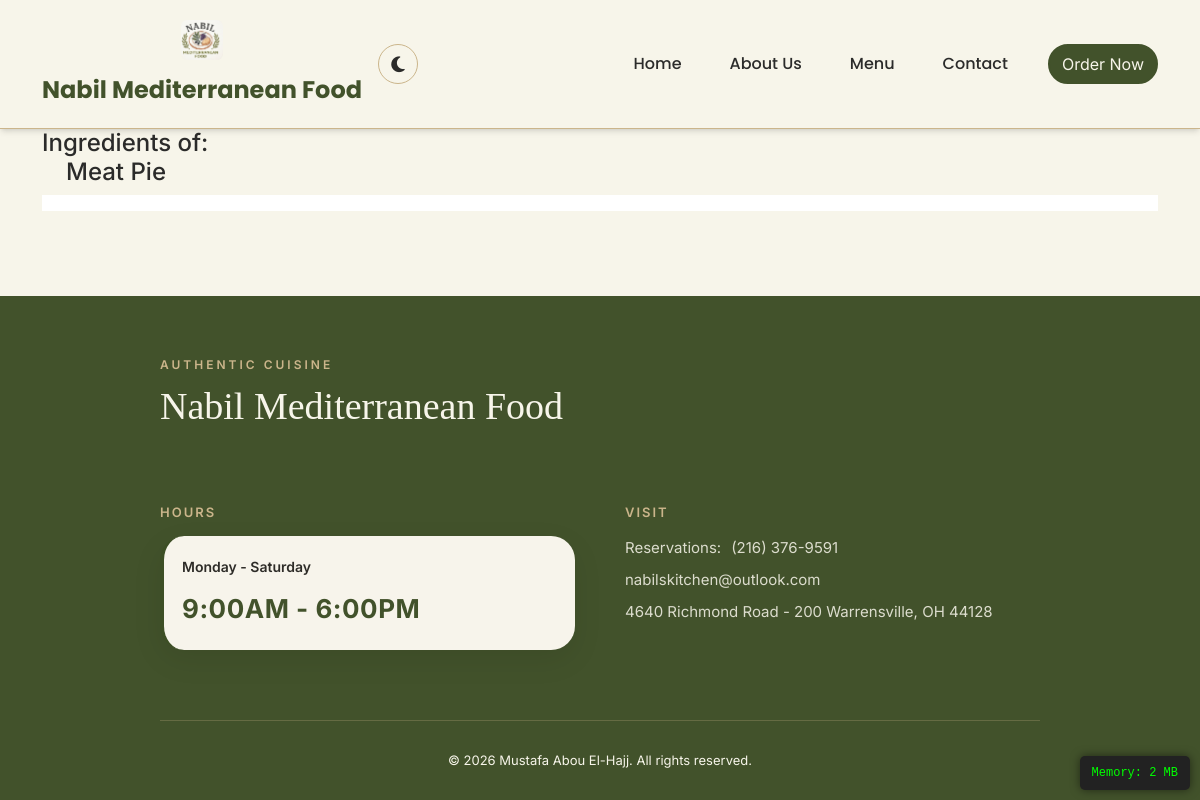
Page /ingredients.php?item=1 on the committed database.
### tables this page shows
CREATE TABLE `settings` (
  `id` int(11) NOT NULL,
  `restaurant_name` varchar(255) NOT NULL,
  `restaurant_logo` varchar(255) DEFAULT NULL,
  `restaurant_email` varchar(255) DEFAULT NULL,
  `restaurant_phone` varchar(50) DEFAULT NULL,
  `restaurant_address` text DEFAULT NULL,
  `restaurant_maps` text DEFAULT NULL,
  `restaurant_description` text DEFAULT NULL,
  `opening_hours` varchar(255) DEFAULT NULL,
  `opening_title` varchar(255) DEFAULT 'Open Daily',
  `home_bg` varchar(255) DEFAULT 'assets/images/admin/bgs/home-bg.jpg',
  `menu_bg` varchar(255) DEFAULT 'assets/images/admin/bgs/menu-bg.jpg',
  `contact_bg` varchar(255) DEFAULT NULL,
  `whatsapp_number` varchar(50) DEFAULT NULL,
  `instagram_url` varchar(255) DEFAULT NULL,
  `facebook_url` varchar(255) DEFAULT NULL,
  `chat_id` bigint(255) NOT NULL,
  `bot_token` text NOT NULL,
  `country_code` varchar(10) NOT NULL,
  `order_method` varchar(50) DEFAULT 'whatsapp',
  `show_cart` tinyint(1) NOT NULL DEFAULT 1,
  `banner1_t1` varchar(255) DEFAULT 'THANK YOU FOR SUPPORTING LOCAL',
  `banner1_t2` varchar(255) DEFAULT 'Made with fresh ingredients & lots of love',
  `banner1_t3` varchar(255) DEFAULT 'AUTHENTIC MEDITERRANEAN FLAVOR',
  `banner2_t1` varchar(255) DEFAULT 'FRESH INGREDIENTS',
  `banner2_t2` varchar(255) DEFAULT 'MADE DAILY',
  `banner2_t3` varchar(255) DEFAULT 'AUTHENTIC RECIPES',
  `banner2_t4` varchar(255) DEFAULT 'MADE WITH LOVE',
  `about_title` varchar(255) DEFAULT 'Flavors Crafted With Heritage & Love',
  `about_subtitle` varchar(255) DEFAULT 'Our Legacy',
  `about_desc1` text DEFAULT NULL,
  `about_desc2` text DEFAULT NULL,
  `about_image` varchar(255) DEFAULT 'assets/images/admin/bgs/about_story.png',
  `about_chef_image` varchar(255) DEFAULT 'assets/images/admin/bgs/about_chef.png',
  `about_chef_title` varchar(255) DEFAULT 'The Passion Behind the Plate',
  `about_chef_subtitle` varchar(255) DEFAULT 'Handcrafted Culinary Artistry',
  `about_chef_name` varchar(255) DEFAULT 'Nabil',
  `about_chef_bio1` text DEFAULT NULL,
  `about_chef_bio2` text DEFAULT NULL,
  `about_years` varchar(50) DEFAULT '15+',
  `about_years_label` varchar(255) DEFAULT 'Years of Tradition',
  `about_bg` varchar(255) DEFAULT 'assets/images/admin/bgs/hero-bg.jpg',
  `values_title` varchar(255) DEFAULT 'What We Stand For',
  `values_subtitle` varchar(255) DEFAULT 'Our Principles',
  `values_desc` text DEFAULT NULL,
  `value1_icon` varchar(100) DEFAULT 'fas fa-seedling',
  `value1_title` varchar(255) DEFAULT '100% Fresh Daily',
  `value1_desc` text DEFAULT NULL,
  `value2_icon` varchar(100) DEFAULT 'fas fa-scroll',
  `value2_title` varchar(255) DEFAULT 'Authentic Recipes',
  `value2_desc` text DEFAULT NULL,
  `value3_icon` varchar(100) DEFAULT 'fas fa-heart',
  `value3_title` varchar(255) DEFAULT 'Prepared With Love',
  `value3_desc` text DEFAULT NULL,
  `value4_icon` varchar(100) DEFAULT 'fas fa-hands-helping',
  `value4_title` varchar(255) DEFAULT 'Warm Hospitality',
  `value4_desc` text DEFAULT NULL
);

CREATE TABLE `items` (
  `item_id` int(11) NOT NULL,
  `item_name` text NOT NULL,
  `item_category` text NOT NULL,
  `Ingredients` text NOT NULL,
  `item_pic` text NOT NULL,
  `Order` int(11) NOT NULL DEFAULT 0,
  `item_priceusd` double NOT NULL,
  `price_suffix` varchar(20) DEFAULT ''
);

### includes/connection.php (called while the page is built, shortened)
<?php
$dbHost     = 'localhost';
$dbUsername = 'root';
$dbPassword = '';
$dbName     = 'menu';
$docRoot = str_replace('\\', '/', realpath($_SERVER['DOCUMENT_ROOT']));
$projectRoot = str_replace('\\', '/', realpath(dirname(__DIR__)));
$docRootLower = strtolower($docRoot);
$projectRootLower = strtolower($projectRoot);
if (strpos($projectRootLower, $docRootLower) === 0) {
    $relativePath = substr($projectRoot, strlen($docRoot));
    $BASE_URL = '/' . trim($relativePath, '/') . '/';
    if ($BASE_URL === '//') {
        $BASE_URL = '/';
    }
} else {
    $BASE_URL = '/' . basename($projectRoot) . '/';
}
try {
    $conn = new mysqli($dbHost, $dbUsername, $dbPassword, $dbName);
    $conn->options(MYSQLI_OPT_CONNECT_TIMEOUT, 5);
} catch (Exception $e) {
    die("Database connection error: " . $e->getMessage() . "<br>Make sure MySQL is running in XAMPP.");
}
include_once __DIR__ . '/auth.php';
?>

### includes/auth.php (called while the page is built, shortened)
<?php
if (!function_exists('get_settings')) {
    function get_settings(): ?array
    {
        global $conn;
        if (!isset($_SESSION['settings_cache']) || $_SESSION['settings_cache_expires'] < time()) {
            $result = $conn->query("SELECT * FROM settings LIMIT 1");
        }
        return $_SESSION['settings_cache'];
    }
}

### ingredients.php (the view, shortened to what this page needs)
<?php
include "includes/connection.php";
$itemId = (int)$_GET["item"];
$stmt = $conn->prepare("SELECT item_name, Ingredients, item_pic FROM items WHERE item_id = ?");
$stmt->bind_param("i", $itemId);
$stmt->execute();
$result = $stmt->get_result();
include "header.php";
?>
<div class="container">
    <?php
        if ($result->num_rows > 0) {
            while($row = $result->fetch_assoc()) {
                echo "<h4>Ingredients of: <br> &emsp;" . htmlspecialchars($row["item_name"]) . " </h4>";
                $ingredients = $row["Ingredients"];
                $ing = array_map('trim', explode(",", $ingredients));
                $listItems = "";
                foreach ($ing as $item) {
                    $listItems .= "<li class='list-group-item'>" . htmlspecialchars($item) . "</li>\n";
                }
                $unorderedList = "<ul class='list-group list-group-flush'>\n" . $listItems . "</ul>";
                echo $unorderedList;
                ?>
                <div class="col-3">
                                </div>
                                <?php
            }
        }
        else{
            echo "No Ingredients Found!";
        }
    ?>
</div>
<?php
include "footer.php"
?>

### includes/header.php (shortened to what this page needs)
<?php
include "connection.php";
$settings = get_settings();
$restaurantName = $settings['restaurant_name'] ?? 'Restaurant Menu';
$restaurantLogo = $settings['restaurant_logo'] ?? '';
?>
<!DOCTYPE html>
<html lang="en">
<head>
    <link href="https://cdn.jsdelivr.net/npm/bootstrap@5.3.2/dist/css/bootstrap.min.css" rel="stylesheet">
    <link rel="stylesheet" href="https://cdnjs.cloudflare.com/ajax/libs/font-awesome/6.4.0/css/all.min.css">
    <link rel="stylesheet" href="<?php echo $BASE_URL; ?>assets/css/header.css">
    <link rel="stylesheet" href="<?php echo $BASE_URL; ?>assets/css/theme.css">
</head>
<body>
    <nav class="navbar navbar-expand-lg">
        <div class="container d-flex align-items-center justify-content-between position-relative">
            <a class="navbar-brand centered-brand d-flex flex-column align-items-center" href="<?php echo $BASE_URL; ?>index">
                <img src="<?php echo $BASE_URL . htmlspecialchars($restaurantLogo); ?>" alt="Logo">
                <span class="brand-name"><?php echo htmlspecialchars($restaurantName); ?></span>
            </a>
            <div class="header-controls d-flex align-items-center gap-2 gap-md-3">
                <div class="theme-toggle" id="theme-toggle" title="Toggle Dark/Light Mode">
                    <i class="fas fa-moon"></i>
                </div>
            </div>
            <div class="collapse navbar-collapse" id="navbarNav">
                <ul class="navbar-nav ms-auto align-items-center">
                    <li class="nav-item"><a class="nav-link" href="<?php echo $BASE_URL; ?>index">Home</a></li>
                    <li class="nav-item"><a class="nav-link" href="<?php echo $BASE_URL; ?>about">About Us</a></li>
                    <li class="nav-item"><a class="nav-link" href="<?php echo $BASE_URL; ?>menu">Menu</a></li>
                    <li class="nav-item"><a class="nav-link" href="<?php echo $BASE_URL; ?>contact">Contact</a></li>
                    <li class="nav-item">
                        <a href="<?php echo $BASE_URL; ?>menu" class="btn btn-order ms-lg-3">
                            Order Now
                        </a>
                    </li>
                </ul>
            </div>
        </div>
    </nav>
    <main>

### includes/footer.php (shortened to what this page needs)
</main>
    <link rel="stylesheet" href="<?php echo $BASE_URL; ?>assets/css/footer.css?v=<?php echo time(); ?>">
    <footer class="site-footer">
        <div class="footer-inner">
            <div class="footer-widget brand-widget">
                <span class="footer-pre-title">AUTHENTIC CUISINE</span>
                <h2 class="footer-title"><?php echo htmlspecialchars($settings['restaurant_name'] ?? 'Lebanese Kitchen'); ?></h2>
            </div>
            <div class="footer-widget">
                <h4 class="widget-title">HOURS</h4>
                <div class="hours-list">
                    <span class="day-time"><?php echo htmlspecialchars($settings['opening_title'] ?? 'Opens Daily'); ?></span>
                    <span class="day-time"><?php echo htmlspecialchars($settings['opening_hours'] ?? '12:00a.m. - 12:00p.m.'); ?></span>
                </div>
            </div>
            <div class="footer-widget">
                <h4 class="widget-title">VISIT</h4>
                <div class="visit-list">
                    <span class="contact-item">Reservations: <a href="tel:<?php echo htmlspecialchars($settings['restaurant_phone'] ?? ''); ?>"><?php echo htmlspecialchars($settings['restaurant_phone'] ?? ''); ?></a></span>
                    <?php if (!empty($settings['restaurant_email'])): ?>
                    <span class="contact-item"><a href="mailto:<?php echo htmlspecialchars($settings['restaurant_email']); ?>"><?php echo htmlspecialchars($settings['restaurant_email']); ?></a></span>
                    <?php endif; ?>
                    <span class="contact-item"><?php echo htmlspecialchars($settings['restaurant_address'] ?? 'Lebanon'); ?></span>
                </div>
            </div>
            <div class="footer-bottom">
                <p class="copyright">&copy; <?php echo date('Y'); ?> Mustafa Abou El-Hajj. All rights reserved.</p>
            </div>
        </div>
        <?php
        $mem_usage = round(memory_get_peak_usage(true) / 1024 / 1024, 2);
        ?>
        <div style="
            position: fixed;
            bottom: 10px;
            right: 10px;
            background: #222;
            color: #00ff00;
            padding: 8px 12px;
            border-radius: 5px;
            font-family: monospace;
            font-size: 12px;
            z-index: 99999;
            box-shadow: 0 0 10px rgba(0,0,0,0.5);
        ">
            Memory: <?php echo $mem_usage; ?> MB
        </div>
    </footer>
</body>

### assets/css/header.css (style rules this page uses)
:root { --olive-green: #42522B; --cream-white: #F7F5EA; --dark-charcoal: #2B2B2A; --light-khaki: #CBB58B; --primary-blue: var(--olive-green); --dark-blue: var(--olive-green); --grey: #64748b; --off-white: var(--cream-white); --accent-blue: var(--olive-green); --text-dark: var(--dark-charcoal); --text-muted: #555554; --border-color: var(--light-khaki); --shadow: 0 4px 6px -1px rgb(0 0 0 / 0.1), 0 2px 4px -2px rgb(0 0 0 / 0.1); --bg-color: var(--off-white); --card-bg: var(--off-white); --text-color: var(--text-dark); --section-bg: var(--off-white); --input-bg: #ffffff; --header-bg: var(--off-white); }
* { margin: 0; padding: 0; box-sizing: border-box; }
html, body { width: 100%; height: 100%; overflow-x: hidden; font-family: "Inter", sans-serif; background-color: var(--bg-color); color: var(--text-color); transition: background-color 0.3s ease, color 0.3s ease; }
body { display: flex; flex-direction: column; min-height: 100vh; }
.navbar { background: var(--header-bg) !important; padding: 15px 0; position: relative; z-index: 1000; box-shadow: var(--shadow); border-bottom: 1px solid var(--border-color); }
.navbar-brand { font-family: "Poppins", sans-serif; font-size: 24px; font-weight: 700; color: var(--olive-green) !important; display: flex; align-items: center; gap: 12px; }
.navbar-brand img { height: 45px; width: auto; border-radius: 6px; }
.nav-link { font-family: "Poppins", sans-serif; font-weight: 500; color: var(--text-color) !important; margin: 0 8px; padding: 8px 16px !important; border-radius: 6px; transition: all 0.3s ease; }
.btn-order { background: var(--accent-blue); color: white !important; border: 2px solid transparent; border-radius: 25px; transition: all 0.3s ease; animation: borderGlow 2s infinite ease-in-out; }
.theme-toggle { width: 40px; height: 40px; background: var(--card-bg); border-radius: 50%; display: flex; align-items: center; justify-content: center; cursor: pointer; color: var(--text-color); transition: all 0.3s ease; border: 1px solid var(--border-color); }
.theme-toggle i { font-size: 18px; }
main { flex: 1; }
.brand-name { font-family: "Poppins", sans-serif; transition: color 0.3s ease; }
.navbar-brand img { height: 40px; width: auto; border-radius: 6px; transition: transform 0.3s ease; }

### assets/css/theme.css (style rules this page uses)
:root { --olive-green: #42522B; --cream-white: #F7F5EA; --dark-charcoal: #2B2B2A; --light-khaki: #CBB58B; --bg-color: var(--cream-white); --card-bg: var(--cream-white); --text-color: var(--dark-charcoal); --section-bg: var(--cream-white); --header-bg: var(--cream-white); --border-color: var(--light-khaki); --accent-blue: var(--olive-green); --text-muted: #555554; }
html, body { background-color: var(--bg-color) !important; color: var(--text-color) !important; }
.navbar, .site-footer, .menu-content, .combined-info-section, .contact-content, .gallery-section { background-color: var(--bg-color) !important; }
.navbar-brand span { color: var(--olive-green) !important; }
.btn-order, .add-btn, .category-tab.active, .btn-submit, .btn-hero-primary { background-color: var(--accent-blue) !important; color: var(--bg-color) !important; border-color: var(--accent-blue) !important; }

### rows in the picture
settings: restaurant_logo (picture), restaurant_name "Nabil Mediterranean Food", opening_title "Monday - Saturday", opening_hours "9:00AM - 6:00PM", restaurant_phone "(216) 376-9591", restaurant_email "nabilskitchen@outlook.com", restaurant_address "4640 Richmond Road - 200 Warrensville, OH 44128"
items: item_name "Meat Pie"

### other values in the picture
$mem_usage "2"
